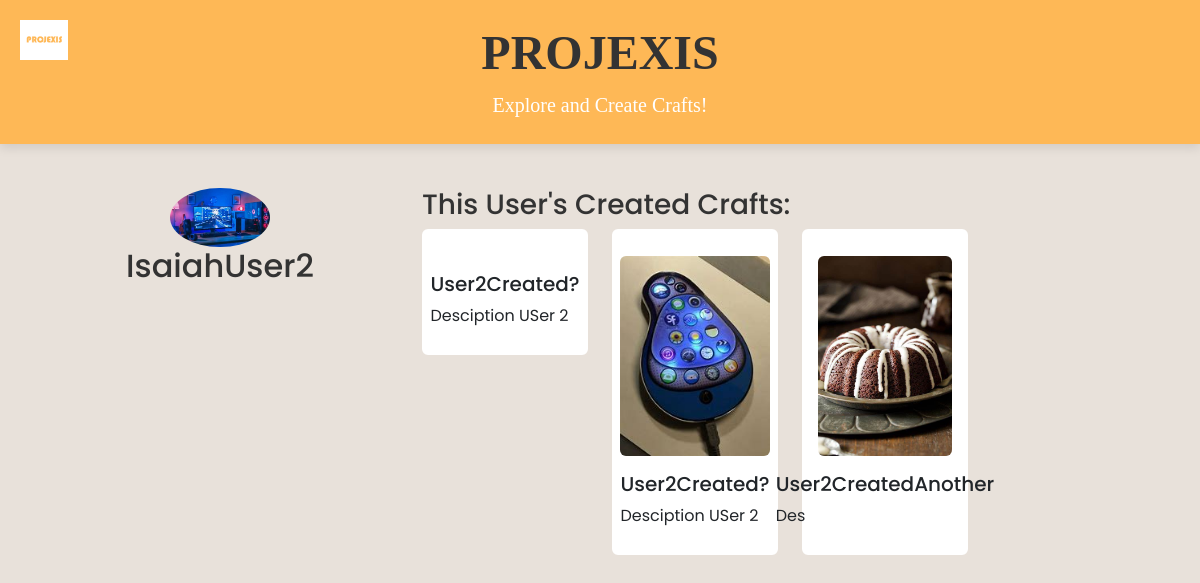
Screenshot of /accounts/3/view/ with the database file from the repository.
### accounts/models.py (models this page shows, shortened)
class Profile(models.Model):
    user = models.OneToOneField(User, on_delete=models.CASCADE)
    picture = models.ImageField(upload_to='profile_pics/', null=True, blank=True)
    location = models.CharField(max_length=100, null=True, blank=True)
    liked_crafts = models.ManyToManyField(CraftIdeaModel, related_name='liked_by', blank=True)
    user_crafts = models.ManyToManyField(CraftIdeaModel, related_name='created_by', blank=True)

### Media/models.py (models this page shows, shortened)
class CraftIdeaModel(models.Model):
    id = models.AutoField(primary_key=True)
    title = models.CharField(max_length=200)
    userThatUploaded = models.ForeignKey(User, on_delete=models.CASCADE)  # okay I have no idea if this is right but hey lets give it a shot
    description = models.TextField()
    image = models.ImageField(upload_to='movie_images/', null=True, blank=True) # horrible name but what can you do
    video = models.URLField(max_length=500, null=True, blank=True)  # horrible name again...

### accounts/views.py (the view)
# urls.py: path('<int:id>/view/', views.view_profile, name='view_profile'),
def view_profile(request, id):
    thisProfile = get_object_or_404(Profile, pk=id)
    thisUser_crafts = thisProfile.user_crafts.all()
    context = {
        'thisProfile': thisProfile,
        'user_crafts': thisUser_crafts,
    }
    return render(request, 'accounts/view_profile.html', context)

### accounts/templates/accounts/view_profile.html
{% extends 'base.html' %}
{% block content %}
<div class="container mt-4">
    <div class="row">
        <div class="col-md-4 text-center">
            {% if thisProfile.picture %}
                <img src="{{ thisProfile.picture.url }}" alt="Profile Picture" class="rounded-circle" width="100">
            {% else %}
                <img src="/CraftSite/static/img/Default.png" alt="Default Profile Picture" class="rounded-circle" width="100">
            {% endif %}
            <h2>{{ thisProfile.user.username }}</h2>
        </div>
        <div class="col-md-8">
            <h3>This User's Created Crafts:</h3>
            {% if user_crafts %}
                <div class="row">
                    {% for craft in user_crafts %}
                        <div class="col-md-4 col-lg-3 mb-2">
                            <div class="p-2 card align-items-center pt-4">
                                {% if craft.image %}
                                    <img src="{{ craft.image.url }}" class="card-img-top rounded img-card-200" alt="{{ craft.title }}">
                                {% endif %}
                                <div class="card-body">
                                    <h5 class="card-title">{{ craft.title }}</h5>
                                    <p class="card-text">{{ craft.description|truncatechars:100 }}</p>
                                </div>
                            </div>
                        </div>
                    {% endfor %}
                </div>
            {% else %}
                <p>This user hasn't created any crafts yet.</p>
            {% endif %}
        </div>
    </div>
</div>
{% endblock content %}

### CraftSite/static/css/style.css (style rules this page uses)
.card { border: 3px solid #FFFFFF ; }
.img-card-200 { width: fit-content; max-height: 200px; }
:root { --beige: #E8E1DA; --orange: #FEB856; }
body { font-family: 'Poppins', sans-serif; background-color: var(--beige); color: #333; margin: 0; }

### CraftSite/static/css/chatbot.css (style rules this page uses)
:root { --beige: #E8E1DA; --orange: #FEB856; --text-dark: #333; --white: #fff; }
body { font-family: 'Inter', sans-serif; background-color: var(--beige); color: var(--text-dark); margin: 0; padding: 0; }
h1, h2 { text-align: center; color: var(--text-dark); }

### rows the page displays
Profile: picture (picture), user.username "IsaiahUser2"
CraftIdeaModel: title "User2Created?", description "Desciption USer 2"
CraftIdeaModel: image (picture), title "User2Created?", description "Desciption USer 2"
CraftIdeaModel: image (picture), title "User2CreatedAnother", description "Des"
